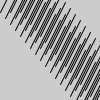
Frame 1 (no input)
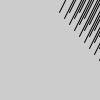
Frame 60 (the mouse pressed at the canvas centre just before this capture)
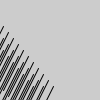
Frame 120 (the mouse held since frame 60 and released just before this capture)

The Processing sketch that drew these frames (run headless with seeded random() and noise(); from frame 60 on, the mouse is pressed at the canvas centre):

// Processing sketch: LinesWithArrays
// ── LinesWithArrays.pde
final int NUM_DIAGONALS = 20;
Diagonals[] diagonals = new Diagonals[20];

void setup() {
    size(100, 100);
    // Inputs: x, y, speed, thickness, gray level
    for (var i = 0; i < NUM_DIAGONALS; ++i) {
        diagonals[i] = new Diagonals(i * 5, 12 + i * 6, 1, 1, 0);
    }
}

void draw() {
    background(204);
    for (var i = 0; i < NUM_DIAGONALS; ++i) {
        diagonals[i].update();
    }
}

class Diagonals {
    private int x;
    private int y;
    private int speed;
    private int thickness;
    private int grayLevel;

    public Diagonals(int x, int y, int speed, int thickness, int grayLevel) {
        this.x = x;
        this.y = y;
        this.speed = speed;
        this.thickness = thickness;
        this.grayLevel = grayLevel;
    }

    public void update() {
        strokeWeight(thickness);
        stroke(grayLevel);
        line(x,      y, x + 20, y - 40);
        line(x + 10, y, x + 30, y - 40);
        line(x + 20, y, x + 40, y - 40);
        if (++x > 100) {
            x = -100;
        }
    }
}
